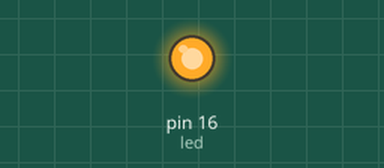
This program was run on a simulated MicroPython board. Shown: output pins drawn as LEDs (lit = HIGH). What the program prints to the serial console is not drawn.

Above: at 0.1 s.
Timing chart, 0 to 1.6 s (numbered marks = the images above):
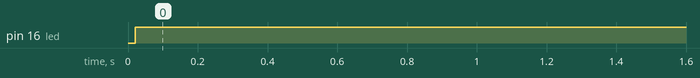

Measured:
- by itself, pin 16 (led): LOW → HIGH at 0.02 s

The program:

main.py
```python
# Se importan los pines y utime.
from machine import Pin
import utime
# Conectamos los pines del Raspberry al sensor y al led. Y los configuramos
led = Pin(16, Pin.OUT)
sensor = Pin(15, Pin.IN)
# Con este loop estaremos detectando si hay un obstaculo o no
while True:
# Con estás lineas imprimimos el valor del sensor (0 o 1)
	print(sensor.value())
	utime.sleep_ms(20)

# Con el if decidimos si se prende el led o no, segun el valor del sensor
	if sensor.value() == 1:
		led.value(0)
	else:
		led.value(1)
```
